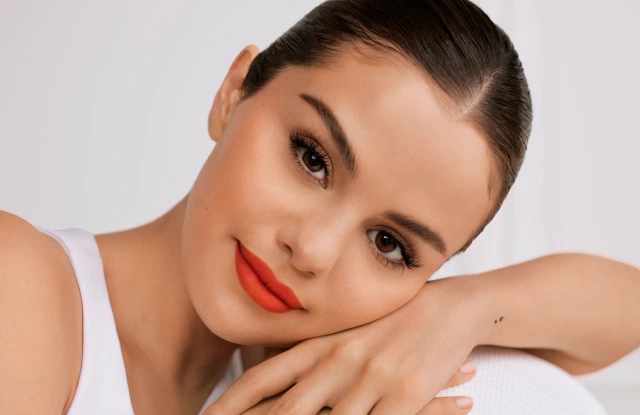
#> input picture Cartoon/selena.jpg, 640 x 415 px
$ python cartoonify_script.py selena.jpg
#> lines starting #> are read from the running program, lines starting #| are printed output that depends on the picture
import cv2
import numpy as np
import os
import sys

# img_path = sys.argv[1]

# name, ext = os.path.splitext(img_path)

# img = cv2.imread(img_path)
# # cv2.imshow('Test',img)
# # if cv2.waitKey(0) & 0xff == 27:
# #     cv2.destroyAllWindows()
# #Edges
# grey = cv2.cvtColor(img, cv2.COLOR_BGR2GRAY)
# grey = cv2.medianBlur(grey, 5)
# edges = cv2.adaptiveThreshold(grey, 255,
# 		cv2.ADAPTIVE_THRESH_MEAN_C,
# 		cv2.THRESH_BINARY, 11, 11)

# # Cartoon
# color = cv2.bilateralFilter(img, 9, 250, 250)
# cartoon = cv2.bitwise_and(color, color, mask=edges)

# cv2.imwrite(f"{name}_cartoon{ext}", cartoon)

import cv2
import numpy as np
img1 = cv2.imread('selena.jpg')
#> img1 is the input picture: shape (415, 640, 3); mean B, G, R 144.7, 160.7, 195.2
img2 = cv2.imread('selena_cartoon.jpg')
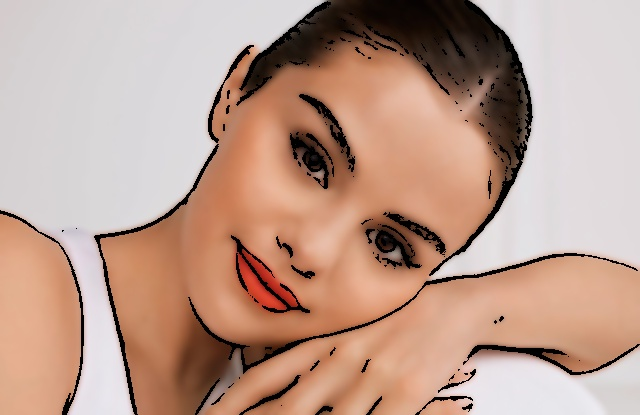
#> input picture Cartoon/selena_cartoon.jpg, 640 x 415 px
#> img2 is the input picture: shape (415, 640, 3); mean B, G, R 141.7, 156.6, 188.7
vis = np.concatenate((img1, img2), axis=1)
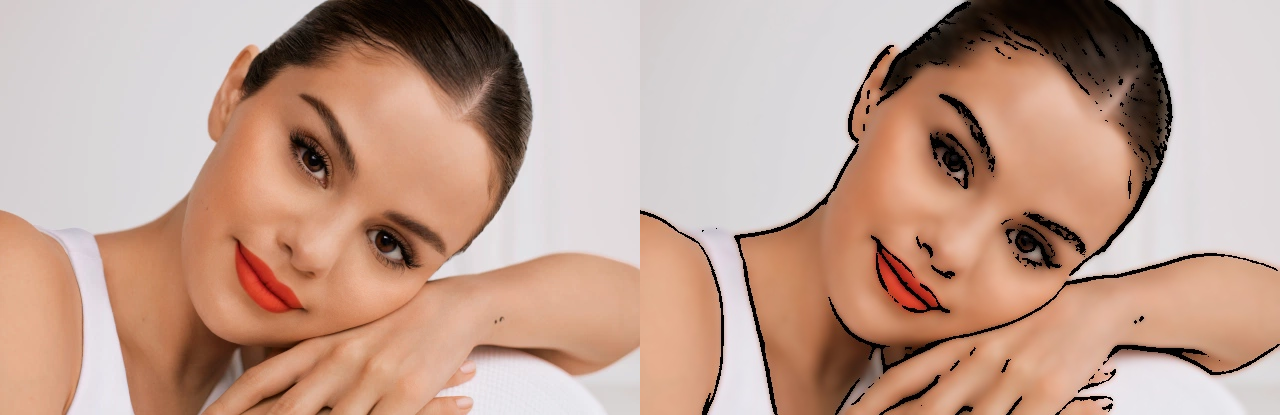
#> vis: shape (415, 1280, 3); mean B, G, R 143.2, 158.6, 192
cv2.imwrite('selena.png', vis)
